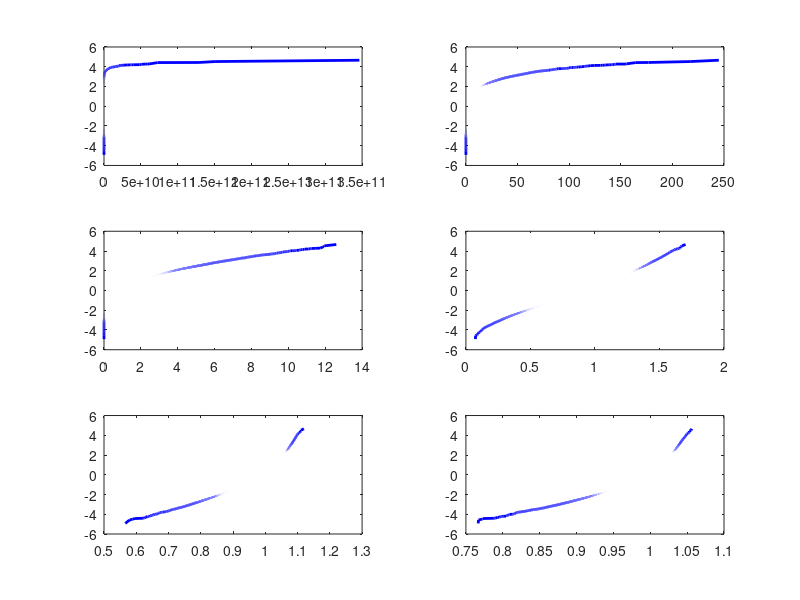
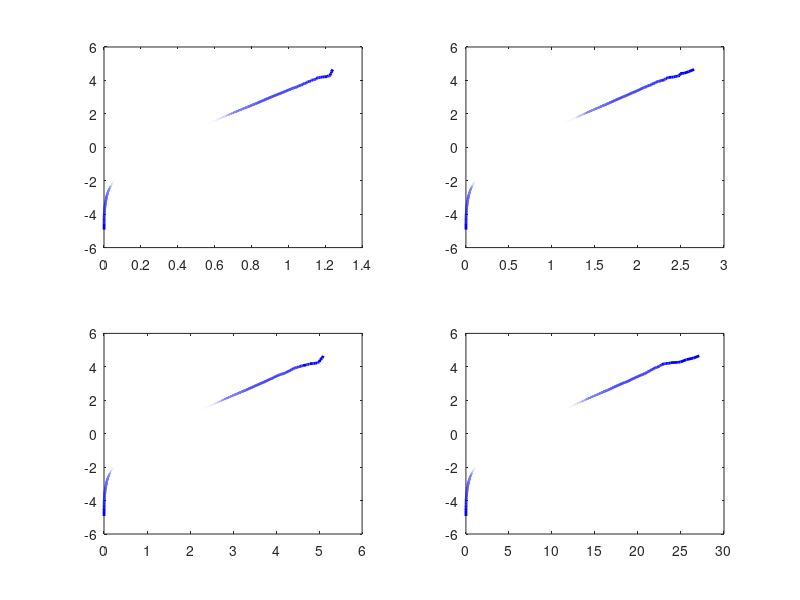
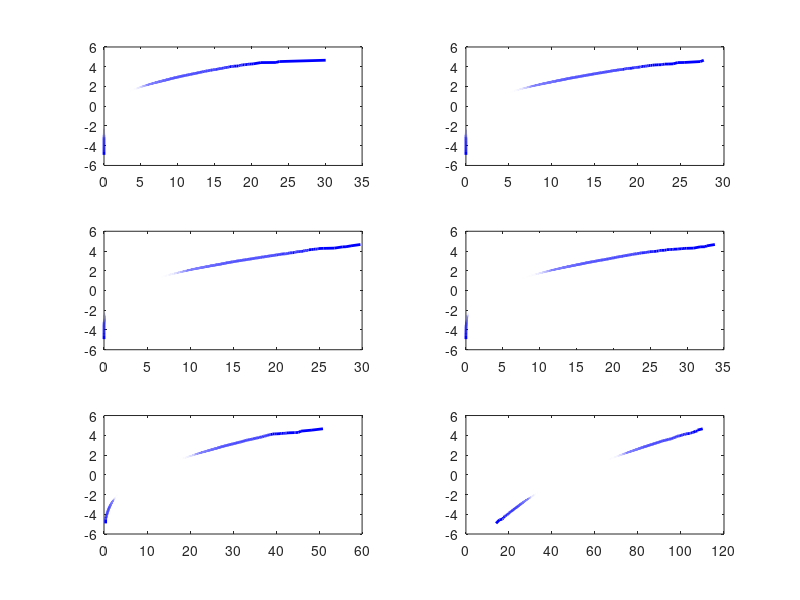

The MATLAB script that drew these images, in order:
close all;clear all;clc;
numPoints  = 1e6;
normalDist = sort(normrnd(0, 1, numPoints, 1));
%% Weibull distributions
figure(1)
subplot(3,2,1);
weibullDistA = sort(wblrnd(1, 0.1, numPoints, 1));
axh1 = axis();
h1wbl  = plot(weibullDistA, normalDist,'b-','linewidth',2.0);
%set(axh1, 'FontSize', 18);
subplot(3,2,2);
weibullDistA = sort(wblrnd(1, 0.5, numPoints, 1));
axh2 = axis();
h2wbl  = plot(weibullDistA, normalDist,'b-','linewidth',2.0);
%set(axh2, 'FontSize', 18);
subplot(3,2,3);
weibullDistA = sort(wblrnd(1, 1, numPoints, 1));
axh3 = axis();
h3wbl  = plot(weibullDistA, normalDist,'b-','linewidth',2.0);
%set(axh3, 'FontSize', 18);
subplot(3,2,4);
weibullDistA = sort(wblrnd(1, 5, numPoints, 1));
axh4 = axis();
h4wbl  = plot(weibullDistA, normalDist,'b-','linewidth',2.0);
%set(axh4, 'FontSize', 18);
subplot(3,2,5);
weibullDistA = sort(wblrnd(1, 25, numPoints, 1));
axh5 = axis();
h5wbl  = plot(weibullDistA, normalDist,'b-','linewidth',2.0);
%set(axh5, 'FontSize', 18);
subplot(3,2,6);
weibullDistA = sort(wblrnd(1, 50, numPoints, 1));
axh6 = axis();
h6wbl  = plot(weibullDistA, normalDist,'b-','linewidth',2.0);
%set(axh6, 'FontSize', 18);
clearvars weibullDistA;
%% Rayleigh distribution
figure(2)
subplot(2,2,1);
axh1 = axis();
rayleighDistA = sort(raylrnd(0.25, numPoints, 1));
h1rayl  = plot(rayleighDistA, normalDist,'b-','linewidth',2.0);
%set(axh1, 'FontSize', 18);
subplot(2,2,2);
axh2 = axis();
rayleighDistA = sort(raylrnd(0.5, numPoints, 1));
h2rayl  = plot(rayleighDistA, normalDist,'b-','linewidth',2.0);
%set(axh2, 'FontSize', 18);
subplot(2,2,3);
axh3 = axis();
rayleighDistA = sort(raylrnd(1, numPoints, 1));
h3rayl  = plot(rayleighDistA, normalDist,'b-','linewidth',2.0);
%set(axh3, 'FontSize', 18);
subplot(2,2,4);
axh4 = axis();
rayleighDistA = sort(raylrnd(5, numPoints, 1));
h4rayl  = plot(rayleighDistA, normalDist,'b-','linewidth',2.0);
%set(axh4, 'FontSize', 18);
clearvars rayleighDistA;
%% Chi-Square distribution
figure(3)
subplot(3,2,1);
axh1 = axis();
chi2DistA = sort(chi2rnd(1, numPoints, 1));
h1chi2  = plot(chi2DistA, normalDist,'b-','linewidth',2.0);
%set(axh1, 'FontSize', 18);
subplot(3,2,2);
axh2 = axis();
chi2DistA = sort(chi2rnd(2, numPoints, 1));
h2chi2  = plot(chi2DistA, normalDist,'b-','linewidth',2.0);
%set(axh2, 'FontSize', 18);
subplot(3,2,3);
axh3 = axis();
chi2DistA = sort(chi2rnd(3, numPoints, 1));
h3chi2  = plot(chi2DistA, normalDist,'b-','linewidth',2.0);
%set(axh3, 'FontSize', 18);
subplot(3,2,4);
axh4 = axis();
chi2DistA = sort(chi2rnd(4, numPoints, 1));
h4chi2  = plot(chi2DistA, normalDist,'b-','linewidth',2.0);
%set(axh4, 'FontSize', 18);
subplot(3,2,5);
axh5 = axis();
chi2DistA = sort(chi2rnd(10, numPoints, 1));
h5chi2  = plot(chi2DistA, normalDist,'b-','linewidth',2.0);
%set(axh5, 'FontSize', 18);
subplot(3,2,6);
axh6 = axis();
chi2DistA = sort(chi2rnd(50, numPoints, 1));
h6chi2  = plot(chi2DistA, normalDist,'b-','linewidth',2.0);
%set(axh6, 'FontSize', 18);
clearvars chi2DistA;